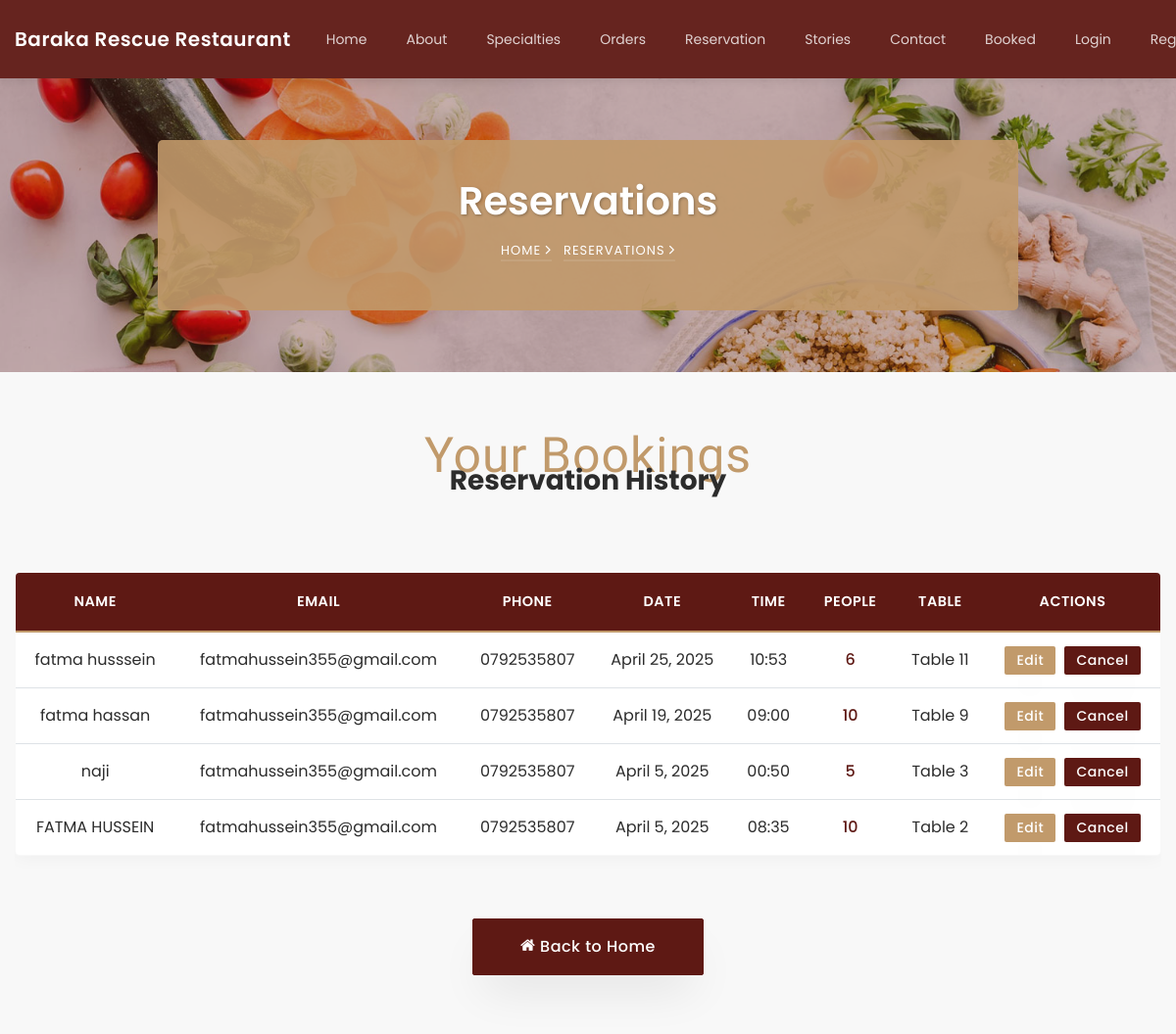
The page /booked/ on the database as committed earlier.
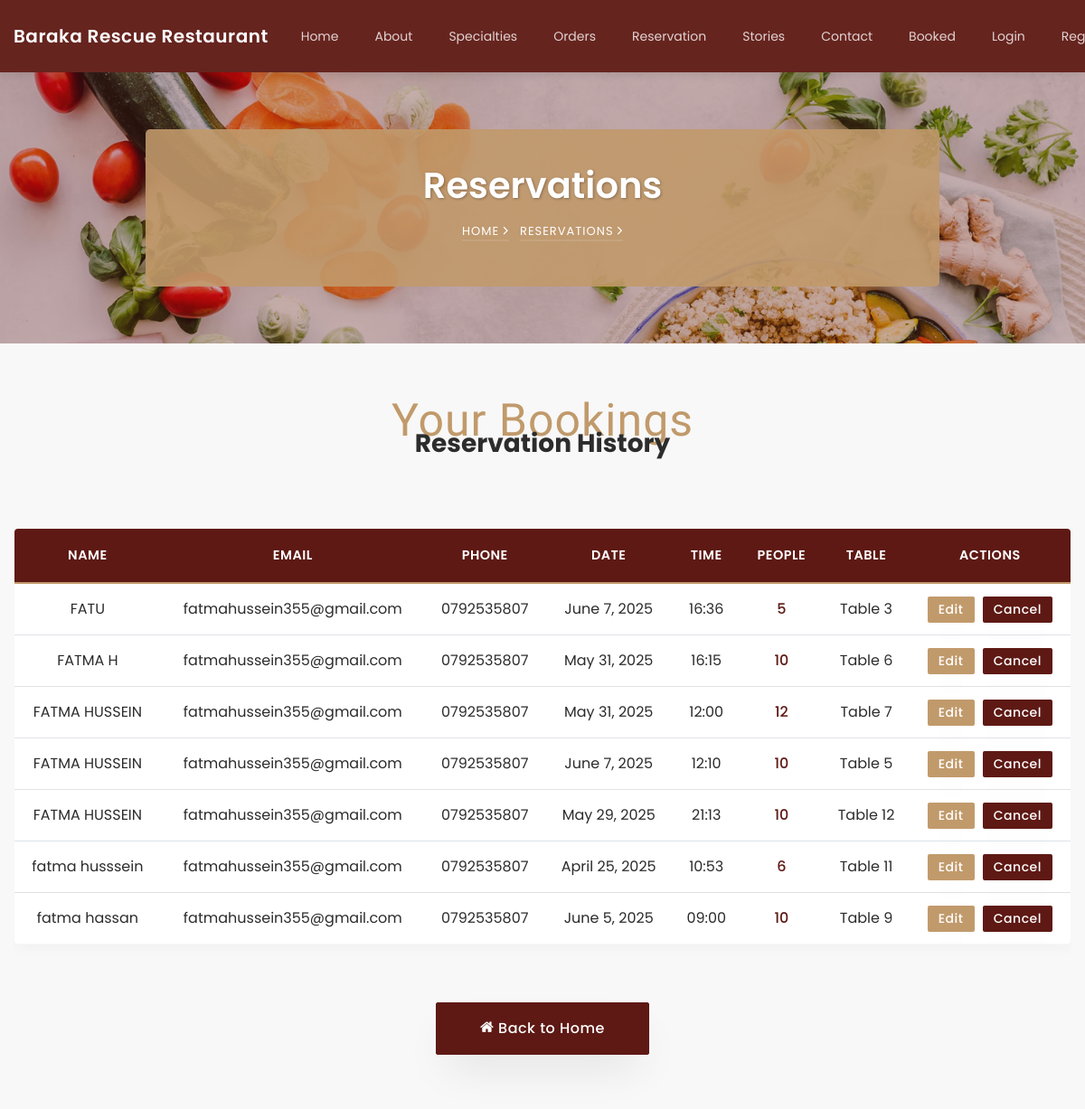
The same page on the database as committed later.
### restaurant/models.py (models this page shows, shortened)
class Reservation(models.Model):
    name = models.CharField(
        max_length=100,
        validators=[RegexValidator(r'^[A-Za-z ]+$', message="Name can only contain letters and spaces.")]
    )
    email = models.EmailField()
    phone = models.CharField(
        max_length=10,
        validators=[RegexValidator(r'^\d{10}$', message="Phone number must be exactly 10 digits.")]
    )
    date = models.DateField()
    time = models.TimeField()
    person = models.PositiveIntegerField()
    table = models.ForeignKey('Table', on_delete=models.SET_NULL, null=True, blank=True)
    created_at = models.DateTimeField(auto_now_add=True)
    updated_at = models.DateTimeField(auto_now=True)
    class Meta:
        ordering = ['-created_at']
        verbose_name = 'Reservation'
        verbose_name_plural = 'Reservations'

class Table(models.Model):
    number = models.IntegerField(unique=True)
    seats = models.IntegerField()
    available = models.BooleanField(default=True)

### restaurant/views.py (the view)
# urls.py: path('booked/', views.booked, name='booked'),
def booked(request):
    reservations = Reservation.objects.select_related('table').order_by('-created_at')
    return render(request, "booked.html", {"reservations": reservations})

### restaurant/templates/booked.html (shortened to what this page needs)
{% extends 'common.html' %}
{% load static %}
{% block body %}
<section class="hero-wrap hero-wrap-2" style="background-image: url('{% static 'images/bg_4.jpg' %}');" data-stellar-background-ratio="0.5">
    <div class="container">
        <div class="row no-gutters slider-text align-items-center justify-content-center">
            <div class="col-md-9 ftco-animate text-center" style="background: rgba(193, 154, 107, 0.9); padding: 2rem; border-radius: 5px;">
                <h1 class="mb-2 bread" style="color: #fff; font-weight: 600; text-shadow: 1px 1px 3px rgba(0,0,0,0.3);">Reservations</h1>
                <p class="breadcrumbs">
                    <span class="mr-2" style="color: #fff;"><a href="{% url 'index' %}" style="color: #fff;">Home <i class="ion-ios-arrow-forward"></i></a></span>
                    <span style="color: #fff;">Reservations <i class="ion-ios-arrow-forward"></i></span>
                </p>
            </div>
        </div>
    </div>
</section>
<section class="ftco-section" style="background: #F8F8F8; padding: 60px 0;">
    <div class="container">
        <div class="row justify-content-center mb-5">
            <div class="col-md-8 text-center heading-section ftco-animate">
                <span class="subheading" style="color: #C19A6B; letter-spacing: 1px;">Your Bookings</span>
                <h2 class="mb-4" style="color: #2C2C2C; font-weight: 700;">Reservation History</h2>
            </div>
        </div>
        {% if reservations %}
        <div class="table-responsive">
            <table class="table table-hover text-center" style="border: 1px solid #dee2e6;">
                <thead style="background: #5E1914; color: #fff;">
                    <tr>
                        <th style="padding: 15px; border-bottom: 2px solid #C19A6B;">Name</th>
                        <th style="padding: 15px; border-bottom: 2px solid #C19A6B;">Email</th>
                        <th style="padding: 15px; border-bottom: 2px solid #C19A6B;">Phone</th>
                        <th style="padding: 15px; border-bottom: 2px solid #C19A6B;">Date</th>
                        <th style="padding: 15px; border-bottom: 2px solid #C19A6B;">Time</th>
                        <th style="padding: 15px; border-bottom: 2px solid #C19A6B;">People</th>
                        <th style="padding: 15px; border-bottom: 2px solid #C19A6B;">Table</th>
                        <th style="padding: 15px; border-bottom: 2px solid #C19A6B;">Actions</th>
                    </tr>
                </thead>
                <tbody>
                    {% for res in reservations %}
                        <tr style="background: #fff; border-bottom: 1px solid #eee;">
                            <td style="padding: 12px; color: #2C2C2C;">{{ res.name }}</td>
                            <td style="padding: 12px; color: #2C2C2C;">{{ res.email }}</td>
                            <td style="padding: 12px; color: #2C2C2C;">{{ res.phone }}</td>
                            <td style="padding: 12px; color: #2C2C2C;">{{ res.date }}</td>
                            <td style="padding: 12px; color: #2C2C2C;">{{ res.time|time:"H:i" }}</td>
                            <td style="padding: 12px; color: #5E1914; font-weight: 500;">{{ res.person }}</td>
                            <td style="padding: 12px; color: #2C2C2C;">Table {{ res.table.number }}</td>
                            <td style="padding: 12px;">
                                <a href="{% url 'edit_reservation' id=res.id %}" class="btn btn-sm" style="background: #C19A6B; color: #fff; border: none; margin-right: 5px;">Edit</a>
                                <a href="{% url 'cancel_reservation' res.id %}" class="btn btn-sm" style="background: #5E1914; color: #fff; border: none;">Cancel</a>
                            </td>
                        </tr>
                    {% empty %}
                        <tr>
                            <td colspan="8" class="text-center py-4" style="color: #3A3A3A;">No reservations found</td>
                        </tr>
                    {% endfor %}
                </tbody>
            </table>
        </div>
        {% else %}
            <div class="text-center py-5">
                <i class="icon-calendar" style="font-size: 3rem; color: #C19A6B;"></i>
                <h3 style="color: #2C2C2C; margin-top: 20px;">No reservations have been made yet</h3>
                <p style="color: #3A3A3A;">Book a table to enjoy our dining experience</p>
            </div>
        {% endif %}
        <div class="text-center mt-5">
            <a href="{% url 'index' %}" class="btn btn-primary px-5 py-3" style="background: #5E1914; border-color: #5E1914;">
                <i class="icon-home"></i> Back to Home
            </a>
        </div>
    </div>
</section>
{% endblock %}

### restaurant/templates/common.html (shortened to what this page needs)
{% load static %}
<!doctype html>
<html lang="en">
<head>
    <link rel="stylesheet" href="{% static 'css/open-iconic-bootstrap.min.css' %}">
    <link rel="stylesheet" href="{% static 'css/animate.css' %}">
    <link rel="stylesheet" href="{% static 'css/owl.carousel.min.css' %}">
    <link rel="stylesheet" href="{% static 'css/owl.theme.default.min.css' %}">
    <link rel="stylesheet" href="{% static 'css/magnific-popup.css' %}">
    <link rel="stylesheet" href="{% static 'css/aos.css' %}">
    <link rel="stylesheet" href="{% static 'css/ionicons.min.css' %}">
    <link rel="stylesheet" href="{% static 'css/bootstrap-datepicker.css' %}">
    <link rel="stylesheet" href="{% static 'css/jquery.timepicker.css' %}">
    <link rel="stylesheet" href="{% static 'css/flaticon.css' %}">
    <link rel="stylesheet" href="{% static 'css/icomoon.css' %}">
    <link rel="stylesheet" href="{% static 'css/style.css' %}">
    <link rel="stylesheet" href="https://cdnjs.cloudflare.com/ajax/libs/font-awesome/5.15.4/css/all.min.css">
</head>
<body>
<nav class="navbar navbar-expand-lg navbar-dark ftco_navbar ftco-navbar-light" id="ftco-navbar">
    <div class="container">
        <a class="navbar-brand" href="{% url 'index' %}">Baraka Rescue Restaurant</a>
        <div class="collapse navbar-collapse" id="ftco-nav">
            <ul class="navbar-nav ml-auto">
                <li class="nav-item {% if nav == 'index' %} active {% endif %}">
                    <a href="{% url 'index' %}" class="nav-link">Home</a>
                </li>
                <li class="nav-item {% if nav == 'about' %} active {% endif %}">
                    <a href="{% url 'about' %}" class="nav-link">About</a>
                </li>
                <li class="nav-item {% if nav == 'menu' %} active {% endif %}">
                    <a href="{% url 'menu' %}" class="nav-link">Specialties</a>
                </li>
                <li class="nav-item {% if nav == 'order' %} active {% endif %}">
                    <a href="{% url 'order' %}" class="nav-link">Orders</a>
                </li>
                <li class="nav-item {% if nav == 'reservation' %} active {% endif %}">
                    <a href="{% url 'reservation' %}" class="nav-link">Reservation</a>
                </li>
                <li class="nav-item {% if nav == 'blog' %} active {% endif %}">
                    <a href="{% url 'blog' %}" class="nav-link">Stories</a>
                </li>
                <li class="nav-item {% if nav == 'contact' %} active {% endif %}">
                    <a href="{% url 'contact' %}" class="nav-link">Contact</a>
                </li>
                <li class="nav-item {% if nav == 'booked' %} active {% endif %}">
                    <a href="{% url 'booked' %}" class="nav-link">Booked</a>
                </li>
                {% if user.is_authenticated %}
                    <li class="nav-item">
                        <span class="user-greeting">Hello, {{ user.first_name }}</span>
                    </li>
                    <li class="nav-item">
                        <a href="{% url 'logout' %}" class="nav-link">Logout</a>
                    </li>
                {% else %}
                    <li class="nav-item {% if nav == 'login' %} active {% endif %}">
                        <a href="{% url 'login' %}" class="nav-link">Login</a>
                    </li>
                    <li class="nav-item {% if nav == 'register' %} active {% endif %}">
                        <a href="{% url 'register' %}" class="nav-link">Register</a>
                    </li>
                {% endif %}
            </ul>
        </div>
    </div>
</nav>
{% block body %}{% endblock %}
</body>
</html>

### restaurant/static/css/icomoon.css (style rules this page uses)
[class^="icon-"], [class*=" icon-"] { font-family: 'icomoon' !important; speak: none; font-style: normal; font-weight: normal; font-variant: normal; text-transform: none; line-height: 1; -webkit-font-smoothing: antialiased; -moz-osx-font-smoothing: grayscale; }
.icon-home:before { content: "\f015"; }

### restaurant/templates/common.html (style rules this page uses)
:root { --primary-color: #5E1914; --secondary-color: #C19A6B; --light-bg: #F8F8F8; --dark-text: #2C2C2C; --medium-text: #3A3A3A; }
body { padding-top: 80px; }
.navbar { background: rgba(94, 25, 20, 0.95) !important; padding: 15px 0; box-shadow: 0 2px 10px rgba(0,0,0,0.1); position: fixed !important; top: 0 !important; left: 0 !important; right: 0 !important; z-index: 1030 !important; }
.ftco-navbar-light { background: rgba(94, 25, 20, 0.95) !important; }
.ftco-navbar-light .navbar-nav > .nav-item > .nav-link { color: rgba(255,255,255,0.8) !important; }
.navbar-brand { color: white !important; font-weight: 600; letter-spacing: 0.5px; }
.nav-link { color: rgba(255,255,255,0.8) !important; font-weight: 500; padding: 8px 15px !important; margin: 0 5px; transition: all 0.3s ease; }
.hero-wrap-2 { margin-top: 0 !important; position: relative; z-index: 1; }
.btn-primary { background: var(--primary-color); border-color: var(--primary-color); }

### restaurant/templates/booked.html (style rules this page uses)
.table { border-radius: 5px; overflow: hidden; box-shadow: 0 0 20px rgba(0,0,0,0.05); }
.table th { font-weight: 600; text-transform: uppercase; letter-spacing: 0.5px; font-size: 0.9rem; }
.btn { transition: all 0.3s ease; font-weight: 500; letter-spacing: 0.5px; }
.btn-sm { padding: 0.25rem 0.75rem; font-size: 0.875rem; }

Rows that differ between the two databases and show on the page:
removed Reservation: name "naji", email "fatmahussein355@gmail.com", phone "0792535807", date "April 5, 2025", time "00:50", person "5", table.number "3"
removed Reservation: name "FATMA HUSSEIN", email "fatmahussein355@gmail.com", phone "0792535807", date "April 5, 2025", time "08:35", person "10", table.number "2"
added Reservation: name "FATU", email "fatmahussein355@gmail.com", phone "0792535807", date "June 7, 2025", time "16:36", person "5", table.number "3"
added Reservation: name "FATMA H", email "fatmahussein355@gmail.com", phone "0792535807", date "May 31, 2025", time "16:15", person "10", table.number "6"
added Reservation: name "FATMA HUSSEIN", email "fatmahussein355@gmail.com", phone "0792535807", date "May 31, 2025", time "12:00", person "12", table.number "7"
added Reservation: name "FATMA HUSSEIN", email "fatmahussein355@gmail.com", phone "0792535807", date "June 7, 2025", time "12:10", person "10", table.number "5"
added Reservation: name "FATMA HUSSEIN", email "fatmahussein355@gmail.com", phone "0792535807", date "May 29, 2025", time "21:13", person "10", table.number "12"
changed Reservation "fatma hassan": date "April 19, 2025" → "June 5, 2025"
